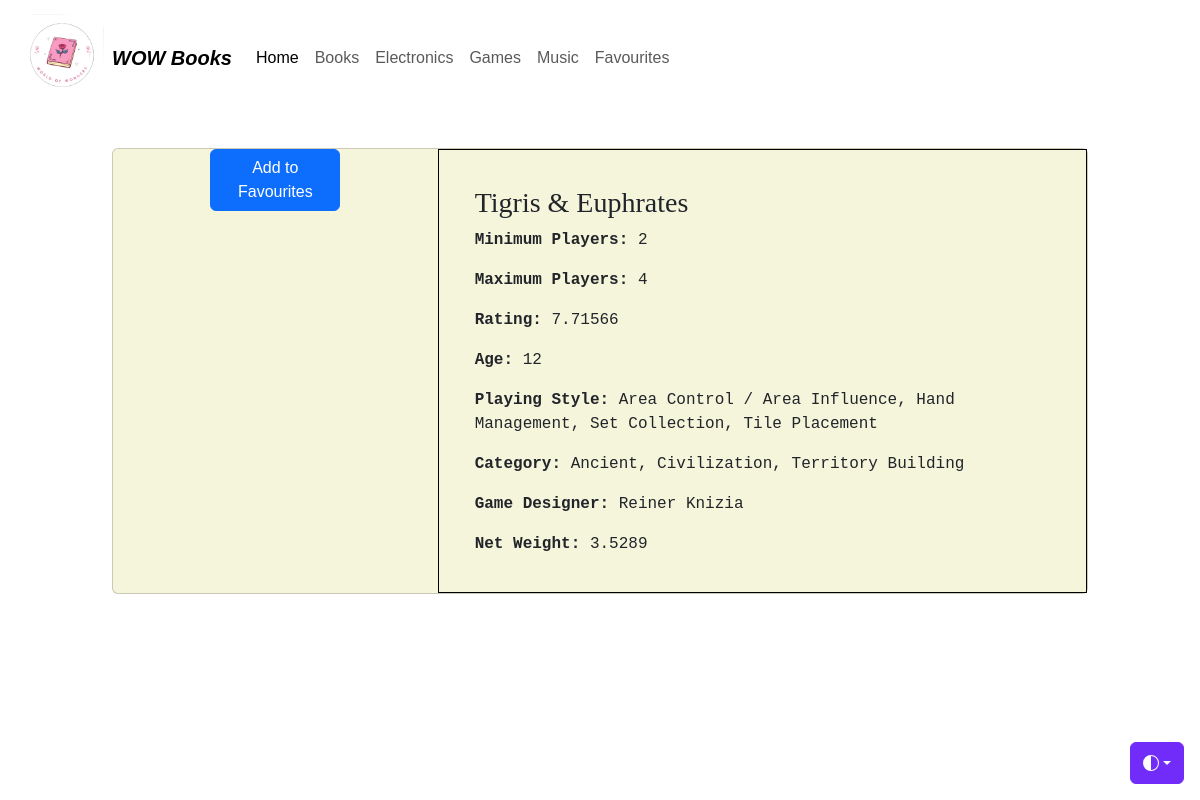
The page /GameDetails.php?username=defaultUser&game_id=42 on the database its author committed.
### tables this page shows
CREATE TABLE `wowgames` (
  `bgg_url` varchar(93) DEFAULT NULL,
  `game_id` int(6) NOT NULL,
  `names` varchar(82) DEFAULT NULL,
  `min_players` int(1) DEFAULT NULL,
  `max_players` int(3) DEFAULT NULL,
  `avg_time` int(5) DEFAULT NULL,
  `min_time` int(5) DEFAULT NULL,
  `max_time` int(5) DEFAULT NULL,
  `year` int(5) DEFAULT NULL,
  `avg_rating` decimal(6,5) DEFAULT NULL,
  `geek_rating` decimal(6,5) DEFAULT NULL,
  `num_votes` int(5) DEFAULT NULL,
  `image_url` varchar(89) DEFAULT NULL,
  `age` int(2) DEFAULT NULL,
  `mechanic` varchar(331) DEFAULT NULL,
  `owned` int(6) DEFAULT NULL,
  `category` varchar(149) DEFAULT NULL,
  `designer` varchar(157) DEFAULT NULL,
  `weight` decimal(5,4) DEFAULT NULL
);

### GameDetails.php (the view, shortened to what this page needs)
<?php
$user = isset($_GET['username']) ? $_GET['username'] : 'defaultUser';
?>
<!DOCTYPE html>
<html lang="en">
<head>
	<link href="https://cdn.jsdelivr.net/npm/bootstrap@5.3.0/dist/css/bootstrap.min.css" rel="stylesheet">
	<link href="heroes.css" rel="stylesheet">
</head>
<body>
    <nav class="navbar navbar-expand-md fixed-top">
  <div class="container-fluid">
  	<img src ="wow.png" width="100px">
    <a class="navbar-brand" href="#"><b><i>WOW Books</b></i></a>
    <div class="collapse navbar-collapse" id="navbarCollapse">
      <ul class="navbar-nav me-auto mb-2 mb-md-0">
        <li class="nav-item">
        <a class="nav-link active" aria-current="page" href="R-index3.php?username=<?php echo urlencode($user); ?>">Home</a>
        </li>
		<li class="nav-item">
          <a class="nav-link" href="S-Books.php?username=<?php echo urlencode($user); ?>">Books</a>
          <li class="nav-item">
          <a class="nav-link" href="R-Electronics.php?username=<?php echo urlencode($user); ?>">Electronics</a>
        <li class="nav-item">
        <a class="nav-link" href="Games.php?username=<?php echo urlencode($user); ?>">Games</a>
        </li>
		 <li class="nav-item">
          <a class="nav-link" href="Music.php?username=<?php echo urlencode($user); ?>">Music</a>
          <li class="nav-item">
          <a class="nav-link" href="R-Favourites.php?username=<?php echo urlencode($user); ?>">Favourites</a>
        </li>
      </ul>
    </div>
  </div>
</nav>
<div class="dropdown position-fixed bottom-0 end-0 mb-3 me-3 bd-mode-toggle">
      <button class="btn btn-bd-primary py-2 dropdown-toggle d-flex align-items-center"
              id="bd-theme"
              type="button"
              aria-expanded="false"
              data-bs-toggle="dropdown"
              aria-label="Toggle theme (auto)">
        <svg class="bi my-1 theme-icon-active" width="1em" height="1em"><use href="#circle-half"></use></svg>
      </button>
    </div>
    <div class="container mt-5">
        <?php
        $servername = "localhost";
        $username = "root";
        $password = "";
        $dbname = "WOW";
        $conn = new mysqli($servername, $username, $password, $dbname);
        if (isset($_GET['game_id'])) {
            $game_id = $_GET['game_id'];
            $sql = "SELECT * FROM wowgames WHERE game_id = ?";
            $stmt = $conn->prepare($sql);
            $stmt->bind_param("i", $game_id);
            $stmt->execute();
            $result = $stmt->get_result();
            if ($result->num_rows > 0) {
                $row = $result->fetch_assoc();
                echo '
                <div style="background-color: beige;" class="card mb-3">
                    <div class="row g-0">
                    <div class="col-md-4">
                    <a href="'.$row["bgg_url"].'">
                    <img src="'.$row["image_url"].'" class="img-fluid rounded-start" alt="'.$row["title"].'" style="display: block; margin: auto;" ></a>
                    <a href="R-Favourites.php?username='.$user.'&game_id='.$row["game_id"].'" class="btn btn-primary mr-2" style="display: block; margin: auto; width: 40%">Add to Favourites</a>
                     </div>
                        <div class="col-md-8">
                          <div style="border: 1px solid black; padding: 20px;">
                            <div class="card-body">
                                <h3 style="font-family: cursive" class="card-title">'.$row["names"].'</h3>
                                <p class="card-text"><strong>Minimum Players: </strong> '.$row["min_players"].'</p>
                                <p class="card-text"><strong>Maximum Players:</strong> '.$row["max_players"].'</p>
                                <p class="card-text"><strong>Rating:</strong> '.$row["avg_rating"].'</p>
                                <p class="card-text"><strong>Age:</strong> '.$row["age"].'</p>
                                <p class="card-text"><strong>Playing Style:</strong> '.$row["mechanic"].'</p>
                                <p class="card-text"><strong>Category:</strong> '.$row["category"].'</p>
                                <p class="card-text"><strong>Game Designer:</strong> '.$row["designer"].'</p>
                                <p class="card-text"><strong>Net Weight:</strong> '.$row["weight"].'</p>
                            </div>
                        </div>
                    </div>
                </div>';
            } else {
                echo "<p>Game details not found.</p>";
            }
        } else {
            echo "<p>No Game ID provided.</p>";
        }
        ?>
    </div>
</body>
</html>

### GameDetails.php (style rules this page uses)
p { font-family: monospace; }
body { padding-top: 70px; }
.bi { vertical-align: -.125em; fill: currentColor; }
.btn-bd-primary { --bd-violet-bg: #712cf9; --bd-violet-rgb: 112.520718, 44.062154, 249.437846; --bs-btn-font-weight: 600; --bs-btn-color: var(--bs-white); --bs-btn-bg: var(--bd-violet-bg); --bs-btn-border-color: var(--bd-violet-bg); --bs-btn-hover-color: var(--bs-white); --bs-btn-hover-bg: #6528e0; --bs-btn-hover-border-color: #6528e0; --bs-btn-focus-shadow-rgb: var(--bd-violet-rgb); --bs-btn-active-color: var(--bs-btn-hover-color); --bs-btn-active-bg: #5a23c8; --bs-btn-active-border-color: #5a23c8; }
.bd-mode-toggle { z-index: 1500; }
body { font-family: Arial, sans-serif; margin: 0; padding: 100px; }

### rows shown on the page
wowgames: names "Tigris & Euphrates", min_players "2", max_players "4", avg_rating "7.71566", age "12", mechanic "Area Control / Area Influence, Hand Management, Set Collection, Tile Placement", category "Ancient, Civilization, Territory Building", designer "Reiner Knizia", weight "3.5289"
